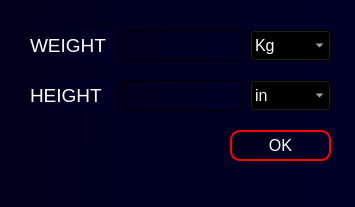
<?xml version="1.0" encoding="UTF-8"?>
<ui version="4.0">
 <class>Dialog</class>
 <widget class="QDialog" name="Dialog">
  <property name="geometry">
   <rect>
    <x>0</x>
    <y>0</y>
    <width>355</width>
    <height>207</height>
   </rect>
  </property>
  <property name="font">
   <font>
    <pointsize>12</pointsize>
   </font>
  </property>
  <property name="windowTitle">
   <string>Dialog</string>
  </property>
  <property name="styleSheet">
   <string notr="true">background-color:qlineargradient(spread:reflect, x1:0, y1:0, x2:1, y2:0.011, stop:0.0227273 rgba(0, 0, 28, 255), stop:0.977273 rgba(0, 0, 39, 255))</string>
  </property>
  <widget class="QPushButton" name="pushButton_start">
   <property name="geometry">
    <rect>
     <x>230</x>
     <y>130</y>
     <width>101</width>
     <height>31</height>
    </rect>
   </property>
   <property name="font">
    <font>
     <family>Microsoft YaHei UI</family>
     <pointsize>12</pointsize>
    </font>
   </property>
   <property name="cursor">
    <cursorShape>PointingHandCursor</cursorShape>
   </property>
   <property name="styleSheet">
    <string notr="true">color: white;
border-width: 2px;
border-style: solid;
border-color: red;
border-radius: 10px;</string>
   </property>
   <property name="text">
    <string>OK</string>
   </property>
  </widget>
  <widget class="QLineEdit" name="lineEdit">
   <property name="geometry">
    <rect>
     <x>120</x>
     <y>30</y>
     <width>121</width>
     <height>31</height>
    </rect>
   </property>
   <property name="font">
    <font>
     <family>Microsoft YaHei UI</family>
     <pointsize>12</pointsize>
    </font>
   </property>
   <property name="styleSheet">
    <string notr="true">color: white;</string>
   </property>
   <property name="text">
    <string/>
   </property>
  </widget>
  <widget class="QLabel" name="label">
   <property name="geometry">
    <rect>
     <x>30</x>
     <y>30</y>
     <width>81</width>
     <height>31</height>
    </rect>
   </property>
   <property name="font">
    <font>
     <family>Microsoft YaHei UI</family>
     <pointsize>14</pointsize>
    </font>
   </property>
   <property name="styleSheet">
    <string notr="true">color: white</string>
   </property>
   <property name="text">
    <string>WEIGHT</string>
   </property>
  </widget>
  <widget class="QComboBox" name="comboBox">
   <property name="geometry">
    <rect>
     <x>250</x>
     <y>30</y>
     <width>81</width>
     <height>31</height>
    </rect>
   </property>
   <property name="font">
    <font>
     <family>Microsoft YaHei UI</family>
     <pointsize>12</pointsize>
    </font>
   </property>
   <property name="styleSheet">
    <string notr="true">color: white</string>
   </property>
   <item>
    <property name="text">
     <string>Kg</string>
    </property>
   </item>
   <item>
    <property name="text">
     <string>Ponds</string>
    </property>
   </item>
  </widget>
  <widget class="QLabel" name="label_2">
   <property name="geometry">
    <rect>
     <x>30</x>
     <y>80</y>
     <width>81</width>
     <height>31</height>
    </rect>
   </property>
   <property name="font">
    <font>
     <family>Microsoft YaHei UI</family>
     <pointsize>14</pointsize>
    </font>
   </property>
   <property name="styleSheet">
    <string notr="true">color: white</string>
   </property>
   <property name="text">
    <string>HEIGHT</string>
   </property>
  </widget>
  <widget class="QLineEdit" name="lineEdit_2">
   <property name="geometry">
    <rect>
     <x>120</x>
     <y>80</y>
     <width>121</width>
     <height>31</height>
    </rect>
   </property>
   <property name="font">
    <font>
     <family>Microsoft YaHei UI</family>
     <pointsize>12</pointsize>
    </font>
   </property>
   <property name="styleSheet">
    <string notr="true">color: white;</string>
   </property>
   <property name="text">
    <string/>
   </property>
  </widget>
  <widget class="QComboBox" name="comboBox_2">
   <property name="geometry">
    <rect>
     <x>250</x>
     <y>80</y>
     <width>81</width>
     <height>31</height>
    </rect>
   </property>
   <property name="font">
    <font>
     <family>Microsoft YaHei UI</family>
     <pointsize>12</pointsize>
    </font>
   </property>
   <property name="styleSheet">
    <string notr="true">color: white</string>
   </property>
   <item>
    <property name="text">
     <string>in</string>
    </property>
   </item>
   <item>
    <property name="text">
     <string>cm</string>
    </property>
   </item>
   <item>
    <property name="text">
     <string>m</string>
    </property>
   </item>
  </widget>
 </widget>
 <resources/>
 <connections/>
</ui>
